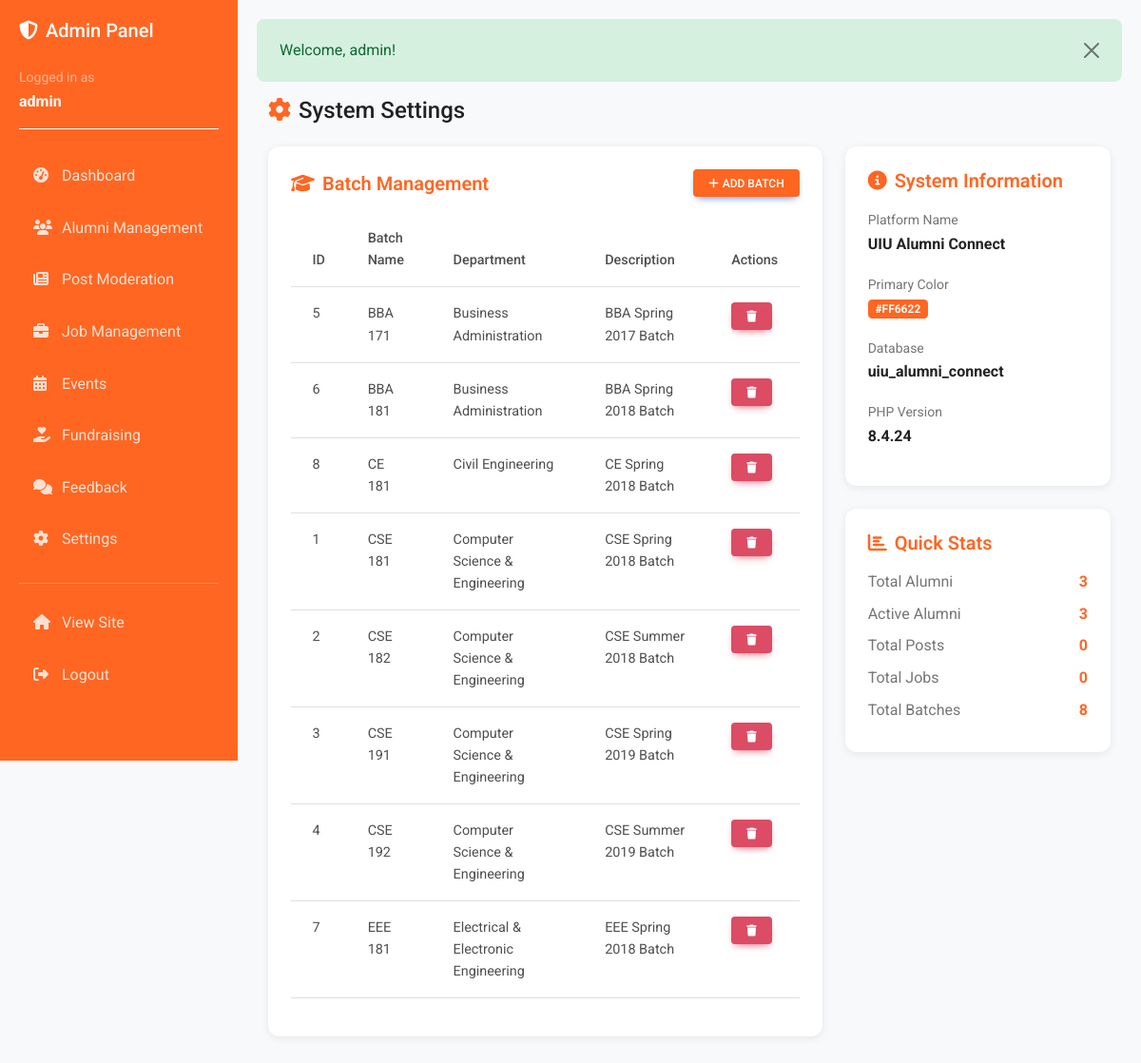
/admin/settings.php (signed in), run on the app's committed database.
### tables this page shows
CREATE TABLE batches (
    id INT AUTO_INCREMENT PRIMARY KEY,
    batch_name VARCHAR(50) NOT NULL,
    department VARCHAR(100) NOT NULL,
    description TEXT,
    created_at TIMESTAMP DEFAULT CURRENT_TIMESTAMP,
    UNIQUE KEY unique_batch_dept (batch_name, department),
    INDEX idx_batch_name (batch_name),
    INDEX idx_department (department)
);

### includes/functions.php (called while the page is built, shortened)
<?php
function getCurrentAdmin() {
    $db = getDB();
    $stmt = $db->prepare("SELECT * FROM admin WHERE id = ?");
    $stmt->bind_param("i", $_SESSION['admin_id']);
    $stmt->execute();
    $result = $stmt->get_result();
    return $result->fetch_assoc();
}
function getFlashMessage() {
    if (isset($_SESSION['flash_message'])) {
        $message = $_SESSION['flash_message'];
        $type = $_SESSION['flash_type'] ?? 'info';
        return ['message' => $message, 'type' => $type];
    }
    return null;
}
?>

### admin/settings.php (the view, shortened to what this page needs)
<?php
require_once __DIR__ . '/../includes/admin_header.php';
$db = getDB();
$batches = $db->query("SELECT * FROM batches ORDER BY department, batch_name");
?>
<div class="container-fluid">
    <h4 class="mb-4">
        <i class="fas fa-cog me-2 text-primary"></i>System Settings
    </h4>
    <div class="row">
        <div class="col-lg-8">
            <div class="card mb-4">
                <div class="card-body">
                    <div class="d-flex justify-content-between align-items-center mb-3">
                        <h5 class="card-title mb-0">
                            <i class="fas fa-graduation-cap me-2 text-primary"></i>Batch Management
                        </h5>
                        <button type="button" class="btn btn-primary btn-sm" data-mdb-toggle="modal" data-mdb-target="#addBatchModal">
                            <i class="fas fa-plus me-1"></i>Add Batch
                        </button>
                    </div>
                    <div class="table-responsive">
                        <table class="table table-hover">
                            <thead>
                                <tr>
                                    <th>ID</th>
                                    <th>Batch Name</th>
                                    <th>Department</th>
                                    <th>Description</th>
                                    <th>Actions</th>
                                </tr>
                            </thead>
                            <tbody>
                                <?php
                                $batches->data_seek(0);
                                while ($batch = $batches->fetch_assoc()):
                                ?>
                                    <tr>
                                        <td><?php echo $batch['id']; ?></td>
                                        <td><?php echo htmlspecialchars($batch['batch_name']); ?></td>
                                        <td><?php echo htmlspecialchars($batch['department']); ?></td>
                                        <td><?php echo htmlspecialchars($batch['description'] ?? '-'); ?></td>
                                        <td>
                                            <form method="POST" style="display: inline;">
                                                <button type="submit" name="delete_batch" class="btn btn-danger btn-sm"
                                                        onclick="return confirm('Delete this batch?')">
                                                    <i class="fas fa-trash"></i>
                                                </button>
                                            </form>
                                        </td>
                                    </tr>
                                <?php endwhile; ?>
                            </tbody>
                        </table>
                    </div>
                </div>
            </div>
        </div>
        <div class="col-lg-4">
            <div class="card mb-4">
                <div class="card-body">
                    <h5 class="card-title mb-3">
                        <i class="fas fa-info-circle me-2 text-primary"></i>System Information
                    </h5>
                    <div class="mb-3">
                        <small class="text-muted">Platform Name</small>
                        <div class="fw-bold"><?php echo SITE_NAME; ?></div>
                    </div>
                    <div class="mb-3">
                        <small class="text-muted">Primary Color</small>
                        <div>
                            <span class="badge" style="background-color: <?php echo PRIMARY_COLOR; ?>;">
                                <?php echo PRIMARY_COLOR; ?>
                            </span>
                        </div>
                    </div>
                    <div class="mb-3">
                        <small class="text-muted">Database</small>
                        <div class="fw-bold"><?php echo DB_NAME; ?></div>
                    </div>
                    <div class="mb-3">
                        <small class="text-muted">PHP Version</small>
                        <div class="fw-bold"><?php echo phpversion(); ?></div>
                    </div>
                </div>
            </div>
            <div class="card">
                <div class="card-body">
                    <h5 class="card-title mb-3">
                        <i class="fas fa-chart-bar me-2 text-primary"></i>Quick Stats
                    </h5>
                    <?php
                    $stats = [
                        'Total Alumni' => $db->query("SELECT COUNT(*) as count FROM users")->fetch_assoc()['count'],
                        'Active Alumni' => $db->query("SELECT COUNT(*) as count FROM users WHERE status = 'active'")->fetch_assoc()['count'],
                        'Total Posts' => $db->query("SELECT COUNT(*) as count FROM posts")->fetch_assoc()['count'],
                        'Total Jobs' => $db->query("SELECT COUNT(*) as count FROM jobs")->fetch_assoc()['count'],
                        'Total Batches' => $db->query("SELECT COUNT(*) as count FROM batches")->fetch_assoc()['count'],
                    ];
                    foreach ($stats as $label => $value):
                    ?>
                        <div class="d-flex justify-content-between mb-2">
                            <span class="text-muted"><?php echo $label; ?></span>
                            <span class="fw-bold text-primary"><?php echo $value; ?></span>
                        </div>
                    <?php endforeach; ?>
                </div>
            </div>
        </div>
    </div>
</div>
<?php require_once __DIR__ . '/../includes/admin_footer.php'; ?>

### includes/admin_header.php (shortened to what this page needs)
<?php
require_once __DIR__ . '/functions.php';
$currentAdmin = getCurrentAdmin();
?>
<!DOCTYPE html>
<html lang="en">
<head>
    <link rel="stylesheet" href="https://cdnjs.cloudflare.com/ajax/libs/font-awesome/6.4.0/css/all.min.css">
    <link href="https://cdnjs.cloudflare.com/ajax/libs/mdb-ui-kit/6.4.0/mdb.min.css" rel="stylesheet">
    <link rel="stylesheet" href="<?php echo SITE_URL; ?>/assets/css/style.css">
</head>
<body>
    <div class="admin-sidebar">
        <h5 class="text-white mb-4">
            <i class="fas fa-shield-alt me-2"></i>Admin Panel
        </h5>
        <div class="mb-4 pb-3 border-bottom border-light">
            <small class="text-white-50">Logged in as</small>
            <div class="fw-bold"><?php echo htmlspecialchars($currentAdmin['username']); ?></div>
        </div>
        <nav class="nav flex-column">
            <a class="nav-link" href="<?php echo SITE_URL; ?>/admin/dashboard.php">
                <i class="fas fa-tachometer-alt"></i>Dashboard
            </a>
            <a class="nav-link" href="<?php echo SITE_URL; ?>/admin/users.php">
                <i class="fas fa-users"></i>Alumni Management
            </a>
            <a class="nav-link" href="<?php echo SITE_URL; ?>/admin/posts.php">
                <i class="fas fa-newspaper"></i>Post Moderation
            </a>
            <a class="nav-link" href="<?php echo SITE_URL; ?>/admin/jobs.php">
                <i class="fas fa-briefcase"></i>Job Management
            </a>
            <a class="nav-link" href="<?php echo SITE_URL; ?>/admin/events.php">
                <i class="fas fa-calendar-alt"></i>Events
            </a>
            <a class="nav-link" href="<?php echo SITE_URL; ?>/admin/fundraisers.php">
                <i class="fas fa-hand-holding-heart"></i>Fundraising
            </a>
            <a class="nav-link" href="<?php echo SITE_URL; ?>/admin/feedback.php">
                <i class="fas fa-comments"></i>Feedback
            </a>
            <a class="nav-link" href="<?php echo SITE_URL; ?>/admin/settings.php">
                <i class="fas fa-cog"></i>Settings
            </a>
            <hr class="bg-light my-3">
            <a class="nav-link" href="<?php echo SITE_URL; ?>">
                <i class="fas fa-home"></i>View Site
            </a>
            <a class="nav-link" href="<?php echo SITE_URL; ?>/admin/logout.php">
                <i class="fas fa-sign-out-alt"></i>Logout
            </a>
        </nav>
    </div>
    <div class="admin-content">
        <?php
        $flash = getFlashMessage();
        if ($flash):
            $alertClass = match($flash['type']) {
                'success' => 'alert-success',
                'error' => 'alert-danger',
                'warning' => 'alert-warning',
                default => 'alert-info'
            };
        ?>
            <div class="alert <?php echo $alertClass; ?> alert-dismissible fade show" role="alert">
                <?php echo htmlspecialchars($flash['message']); ?>
                <button type="button" class="btn-close" data-mdb-dismiss="alert"></button>
            </div>
        <?php endif; ?>

### assets/css/style.css (style rules this page uses)
:root { --primary-color: #FF6622; --secondary-color: #FFFFFF; --text-color: #222222; --accent-color: #E65100; --bg-light: #f8f9fa; --border-color: #dee2e6; }
* { margin: 0; padding: 0; box-sizing: border-box; }
body { font-family: 'Roboto', sans-serif; color: var(--text-color); background-color: var(--bg-light); line-height: 1.6; }
h1, h2, h3, h4, h5, h6 { font-weight: 500; color: var(--text-color); }
a { text-decoration: none; transition: all 0.3s ease; }
.btn-primary { background-color: var(--primary-color) !important; border-color: var(--primary-color) !important; color: white !important; }
.card { border: none; border-radius: 12px; box-shadow: 0 2px 8px rgba(0,0,0,0.08); transition: transform 0.3s ease, box-shadow 0.3s ease; margin-bottom: 20px; }
.card-title { color: var(--primary-color); font-weight: 600; }
.text-primary { color: var(--primary-color) !important; }

### data on the page
batches: id "5", batch_name "BBA 171", department "Business Administration", description "BBA Spring 2017 Batch"
batches: id "6", batch_name "BBA 181", department "Business Administration", description "BBA Spring 2018 Batch"
batches: id "8", batch_name "CE 181", department "Civil Engineering", description "CE Spring 2018 Batch"
batches: id "1", batch_name "CSE 181", department "Computer Science & Engineering", description "CSE Spring 2018 Batch"
batches: id "2", batch_name "CSE 182", department "Computer Science & Engineering", description "CSE Summer 2018 Batch"
batches: id "3", batch_name "CSE 191", department "Computer Science & Engineering", description "CSE Spring 2019 Batch"
batches: id "4", batch_name "CSE 192", department "Computer Science & Engineering", description "CSE Summer 2019 Batch"
batches: id "7", batch_name "EEE 181", department "Electrical & Electronic Engineering", description "EEE Spring 2018 Batch"

### other printed values
$currentAdmin['username'] "admin"
$flash['message'] "Welcome, admin!"
SITE_NAME "UIU Alumni Connect"
PRIMARY_COLOR "#FF6622"
DB_NAME "uiu_alumni_connect"
phpversion() "8.4.24"
$label "Total Alumni"
$value "3"
$label "Active Alumni"
$label "Total Posts"
$value "0"
$label "Total Jobs"
$label "Total Batches"
$value "8"
